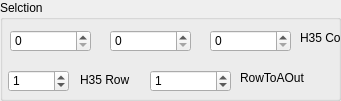
     <widget class="QGroupBox" name="groupBox_4">
      <property name="geometry">
       <rect>
        <x>320</x>
        <y>260</y>
        <width>341</width>
        <height>101</height>
       </rect>
      </property>
      <property name="title">
       <string>Selction</string>
      </property>
      <widget class="QLabel" name="label_9">
       <property name="geometry">
        <rect>
         <x>300</x>
         <y>30</y>
         <width>53</width>
         <height>16</height>
        </rect>
       </property>
       <property name="text">
        <string>H35 Col</string>
       </property>
      </widget>
      <widget class="QLabel" name="label_11">
       <property name="geometry">
        <rect>
         <x>80</x>
         <y>70</y>
         <width>61</width>
         <height>20</height>
        </rect>
       </property>
       <property name="text">
        <string>H35 Row</string>
       </property>
      </widget>
      <widget class="QSpinBox" name="H35Col_2">
       <property name="geometry">
        <rect>
         <x>110</x>
         <y>30</y>
         <width>81</width>
         <height>22</height>
        </rect>
       </property>
       <property name="toolTipDuration">
        <number>-1</number>
       </property>
       <property name="maximum">
        <number>299</number>
       </property>
       <property name="value">
        <number>0</number>
       </property>
      </widget>
      <widget class="QSpinBox" name="H35Col">
       <property name="geometry">
        <rect>
         <x>10</x>
         <y>30</y>
         <width>81</width>
         <height>22</height>
        </rect>
       </property>
       <property name="toolTipDuration">
        <number>-1</number>
       </property>
       <property name="maximum">
        <number>299</number>
       </property>
       <property name="value">
        <number>0</number>
       </property>
      </widget>
      <widget class="QSpinBox" name="H35Row">
       <property name="geometry">
        <rect>
         <x>8</x>
         <y>70</y>
         <width>61</width>
         <height>22</height>
        </rect>
       </property>
       <property name="maximum">
        <number>22</number>
       </property>
       <property name="value">
        <number>1</number>
       </property>
      </widget>
      <widget class="QLabel" name="label_10">
       <property name="geometry">
        <rect>
         <x>240</x>
         <y>70</y>
         <width>81</width>
         <height>16</height>
        </rect>
       </property>
       <property name="text">
        <string>RowToAOut</string>
       </property>
      </widget>
      <widget class="QSpinBox" name="RowToAOut">
       <property name="geometry">
        <rect>
         <x>150</x>
         <y>70</y>
         <width>81</width>
         <height>22</height>
        </rect>
       </property>
       <property name="maximum">
        <number>22</number>
       </property>
       <property name="value">
        <number>1</number>
       </property>
      </widget>
      <widget class="QSpinBox" name="H35Col_3">
       <property name="geometry">
        <rect>
         <x>210</x>
         <y>30</y>
         <width>81</width>
         <height>22</height>
        </rect>
       </property>
       <property name="toolTipDuration">
        <number>-1</number>
       </property>
       <property name="maximum">
        <number>299</number>
       </property>
       <property name="value">
        <number>0</number>
       </property>
      </widget>
     </widget>
